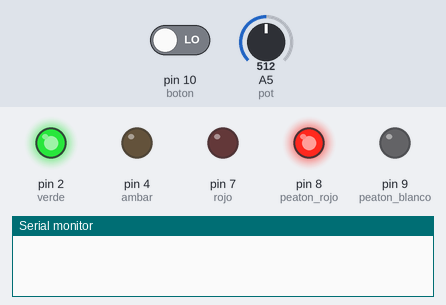
Bench run of a sketch on a simulated Arduino Uno, built with avr-gcc and run on an emulated ATmega328P. Parts: output pins drawn as LEDs (lit = HIGH), the last lines printed to the serial monitor. Dashed ring = blinking. Inputs (shaded band) come from the test bench; at power-on: pin 10 (boton) LOW, A5 (pot) = 512.

Above: at 1.2 s.
1.3 s: pin 10 (boton) driven HIGH
4.3 s: A5 (pot) set to 83
At 5.4 s:
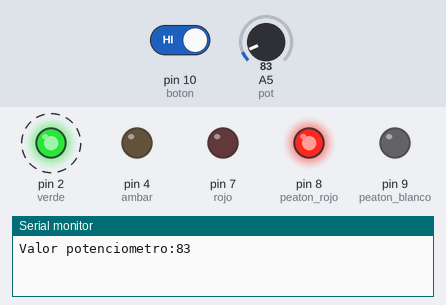
7.3 s: A5 (pot) set to 67
At 9.0 s:
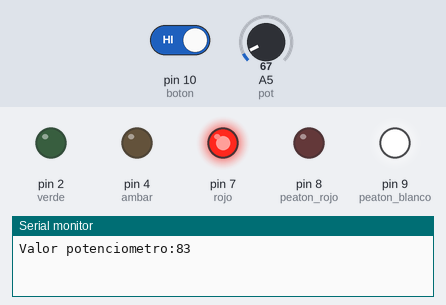
Timing chart, 0 to 18.5 s (numbered marks = the images above; inputs shaded):
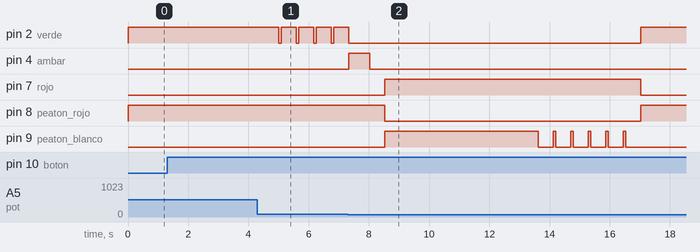

Measured:
- the behaviour switches between 75 and 74 on A5 (pot) (found by bisection; images 1 and 2)
- after the input at 1.3 s, every drawn part: stays the same
- after the input at 4.3 s, pin 2 (verde): alternates HIGH for 0.50 s and LOW for 0.08 s, starting after 0.78 s
- by itself, pin 9 (peaton_blanco): repeats every 0.58 s: LOW 0.50 s, HIGH 0.08 s, until it stays LOW from 16.5 s

The sketch:

sketch_sep06a_Semaforo.ino
```cpp
/* 06 Septiembre de 2018
   Creación de un semáforo con Arduino UNO*/

// Leds del semáforo.
#define verde 2// verde.
#define ambar 4// ámbar.
#define rojo  7// rojo.

// Potenciómetro.
#define pot A5


// Leds del peatón.
#define peaton_rojo   8
#define peaton_blanco 9

// Botón.
#define boton 10

// Defino un int para hacer el delay.
int intervalo = 5000; //El tiempo que se tarda de cambiar el color rojo a verde.
int paro = 0; // Es el acumulador para cuantas veces el semáforo peatonal sea usado desde la última vez.
int estado = 0; //Mi estado para saber si está mi botón en HIGH.
int valorPot = 0;
void setup()
{

  pinMode(verde, OUTPUT); // verde.
  pinMode(ambar, OUTPUT); // ámbar.
  pinMode(rojo, OUTPUT); // rojo.

  pinMode(peaton_rojo, OUTPUT); //roja del peatón.
  pinMode(peaton_blanco, OUTPUT); // blanco del peatón.

  pinMode(boton, INPUT);

  // Inicializo todo: Peaton, rojo; Coches, verde.
  digitalWrite(verde, HIGH);
  digitalWrite(peaton_rojo, HIGH);
  Serial.begin(9600);
}

void loop()
{
  valorPot = analogRead(pot);

  estado = digitalRead(boton);
  // Aqui yo le digo que si el boton no se ha presionado desde la vez que se ha
  //encendido el arduino y este ha echo un cambio,
  if (estado == HIGH && (millis() - paro) > 5000)
  {
    Serial.print("Valor potenciometro:");
    Serial.println(valorPot);
    switchSemaforo();
  } else
  {

  }

}


void switchSemaforo()
{
  for (int i = 0; i < 4; i++)
  {
    digitalWrite(verde, LOW);
    delay(valorPot);
    digitalWrite(verde, HIGH);
    delay(500);
  }
  digitalWrite(verde, LOW);
  digitalWrite(ambar, HIGH);
  delay(700);
  digitalWrite(ambar, LOW);
  delay(500);
  digitalWrite(rojo, HIGH);
  digitalWrite(peaton_rojo, LOW);
  digitalWrite(peaton_blanco, HIGH);
  delay(intervalo);

  for (int j = 0; j < 6; j++) //Parpadeo del led del peatón.
  {
    digitalWrite(peaton_blanco, HIGH);
    delay(valorPot);
    digitalWrite(peaton_blanco, LOW);
    delay(500);
  }
  digitalWrite(peaton_blanco, LOW);
  digitalWrite(peaton_rojo, HIGH);
  digitalWrite(rojo, LOW);
  digitalWrite(verde, HIGH);

  paro = millis(); //Aquí voy acumulando el tiempo de encendido del arduino para poder hacer el cambio.
}
```
